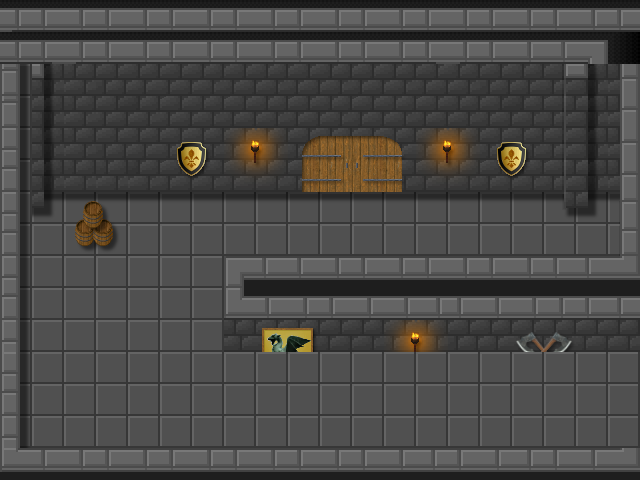

The image is a tile-based game level rendered from a .tmx file. Its description and complete source (layers, tilesets, objects, tile grids) follow:
An orthogonal 20x15 tile map with 32x32 px tiles, 1 tile layer (Прошарок плиток 1).

<map version="1.10" tiledversion="1.11.2" orientation="orthogonal" renderorder="right-down" width="20" height="15" tilewidth="32" tileheight="32" infinite="0" nextlayerid="2" nextobjectid="1">
 <tileset firstgid="1" source="Sample_Map.tsx" />
 <layer id="1" name="Прошарок плиток 1" width="20" height="15">
  <data encoding="csv">
200,201,202,203,204,205,206,207,208,209,210,211,212,213,214,215,216,217,218,219,
220,221,222,223,224,225,226,227,228,229,230,231,232,233,234,235,236,237,238,239,
543,260,262,263,264,265,266,267,268,269,270,271,272,273,274,275,276,259,260,1138,
543,320,322,323,324,325,326,327,328,329,330,331,332,333,334,335,336,319,320,1198,
603,380,382,383,384,385,386,387,388,389,390,391,392,393,394,395,396,379,380,1258,
663,440,2132,2132,444,445,446,447,448,449,450,451,452,453,454,455,456,439,440,1258,
723,500,2191,2192,2198,2199,2200,2201,2198,2199,2200,2201,2198,2199,2198,2199,2200,499,500,1378,
2823,2250,2251,2252,2253,850,850,850,850,850,850,850,850,850,850,850,850,850,850,1438,
2883,787,788,789,790,910,972,973,974,975,976,977,978,979,980,981,2682,2683,979,1018,
2943,787,788,789,790,970,1032,1033,1903,1904,1905,1906,1907,1907,1905,1906,1907,1906,1039,1887,
3003,786,786,786,786,786,1092,1968,2075,2076,1963,1964,2915,2916,1967,1968,2907,2908,2023,2000,
3123,906,906,906,906,906,1212,1396,1396,1396,1396,1396,1396,1396,1396,1396,1396,1396,1396,3202,
3183,966,966,966,966,966,1272,2353,2353,2353,2353,2353,2353,2353,2353,2353,2353,1396,1677,3262,
3243,1026,1026,1026,1026,1026,1026,1026,1026,1026,1026,1026,2353,2353,2353,2353,1026,1027,1737,3322,
1803,987,988,989,990,991,992,993,994,995,996,997,998,996,997,998,996,997,998,2698
</data>
 </layer>
</map>
